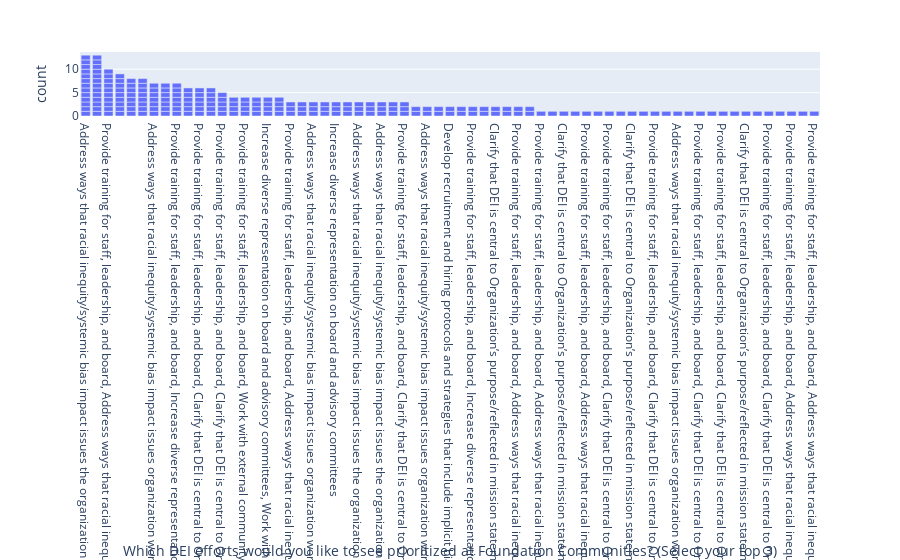

This figure's notebook cell:
### Code cell
fig = px.bar(dei, x="Which DEI efforts would you like to see prioritized at Foundation Communities? (Select your top 3)")
fig.update_layout(xaxis={'categoryorder':'total descending'})
fig.show()

### Figure 1 — Plotly figure (JSON) as saved in the notebook; plotly's stock layout.template omitted (floating-point values rounded to 4 significant figures; data arrays with more than 128 entries replaced by an {"elided": "..."} marker saying what was removed)
{"data": [{"alignmentgroup": "True", "hovertemplate": "Which DEI efforts would you like to see prioritized at Foundation Communities? (Select your top 3)=%{x}<br>count=%{y}<extra></extra>", "legendgroup": "", "marker": {"color": "#636efa"}, "name": "", "offsetgroup": "", "orientation": "v", "showlegend": false, "textposition": "auto", "type": "bar", "x": {"elided": "205 str values"}, "xaxis": "x", "y": {"elided": "205 int values"}, "yaxis": "y"}], "layout": {"barmode": "relative", "legend": {"tracegroupgap": 0}, "margin": {"t": 60}, "xaxis": {"anchor": "y", "categoryorder": "total descending", "domain": [0, 1], "title": {"text": "Which DEI efforts would you like to see prioritized at Foundation Communities? (Select your top 3)"}}, "yaxis": {"anchor": "x", "domain": [0, 1], "title": {"text": "count"}}}}
